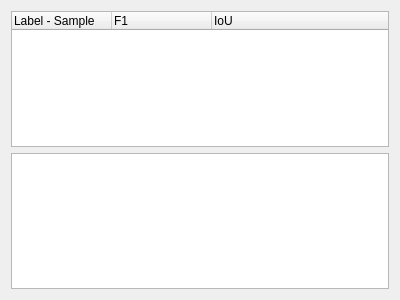
<?xml version="1.0" encoding="UTF-8"?>
<ui version="4.0">
 <class>Dialog</class>
 <widget class="QDialog" name="Dialog">
  <property name="geometry">
   <rect>
    <x>0</x>
    <y>0</y>
    <width>400</width>
    <height>300</height>
   </rect>
  </property>
  <property name="windowTitle">
   <string>Evaluation results</string>
  </property>
  <layout class="QVBoxLayout" name="verticalLayout">
   <item>
    <widget class="QTreeWidget" name="treeWidget">
     <column>
      <property name="text">
       <string>Label - Sample</string>
      </property>
     </column>
     <column>
      <property name="text">
       <string>F1</string>
      </property>
     </column>
     <column>
      <property name="text">
       <string>IoU</string>
      </property>
     </column>
    </widget>
   </item>
   <item>
    <widget class="QPlainTextEdit" name="plainTextEdit">
     <property name="readOnly">
      <bool>true</bool>
     </property>
    </widget>
   </item>
  </layout>
 </widget>
 <resources/>
 <connections/>
</ui>
